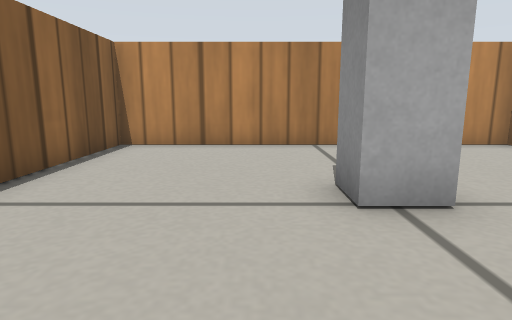
view 1 (above)

16 first-person views from a walk through a world built for the Gazebo simulator. The camera is 0.22 m above the floor, tilts 10° down and sees 75° across. The floor is counted in squares, 0.2 m on a side. Each view is taken from the middle of a square. On the plan, view 1 faces up. The plan holds only what a view shows up to about 13 squares ahead; the rest is blank. Simple patterns stand in for the simulator's built-in surfaces.

view 2
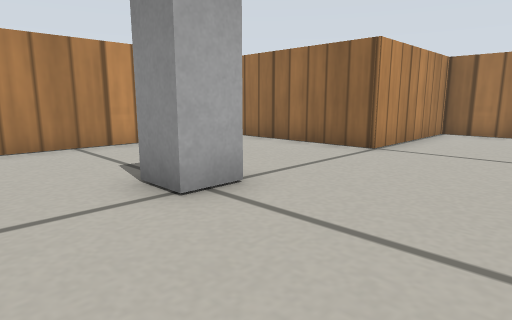

view 3
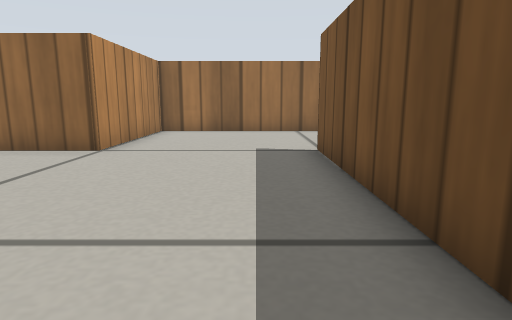

view 4
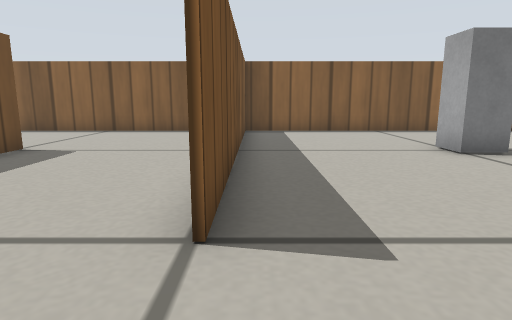

view 5
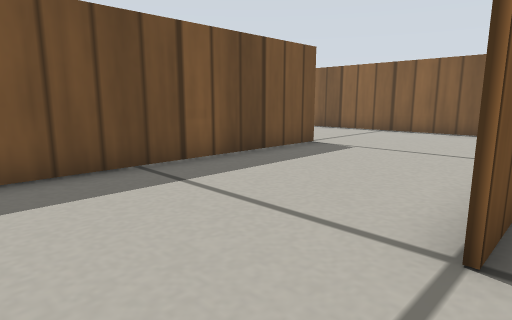

view 6
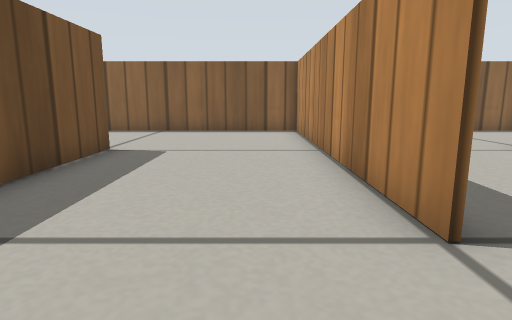

view 7
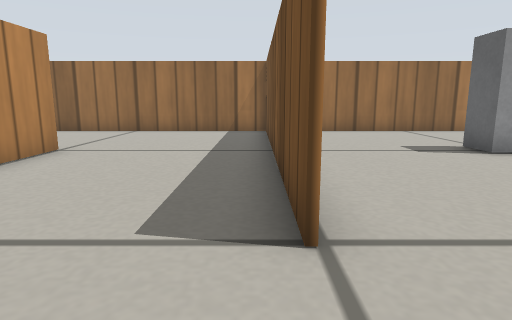

view 8
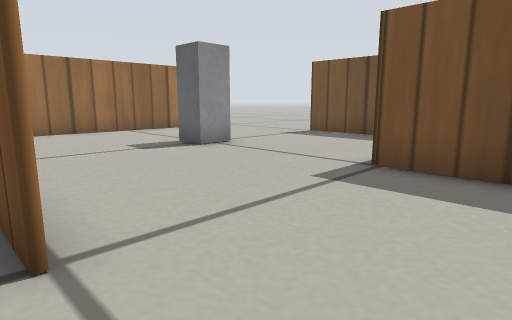

view 9
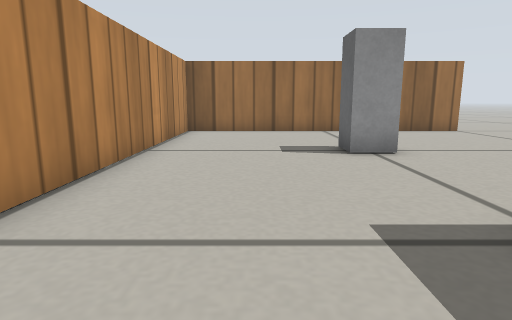

view 10
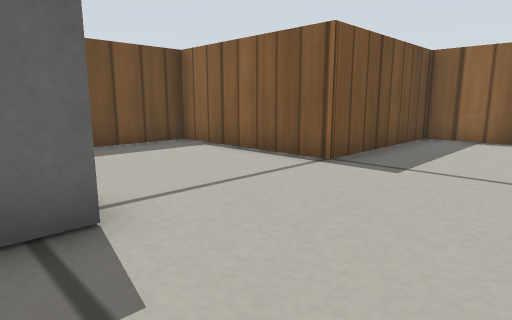

view 11
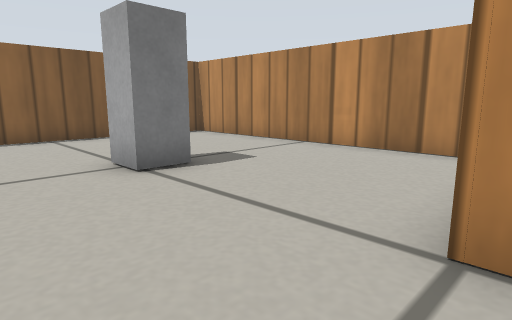

view 12
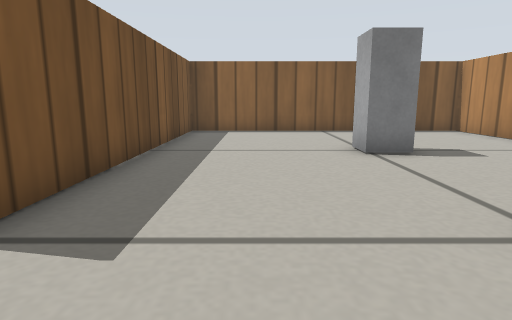

view 13
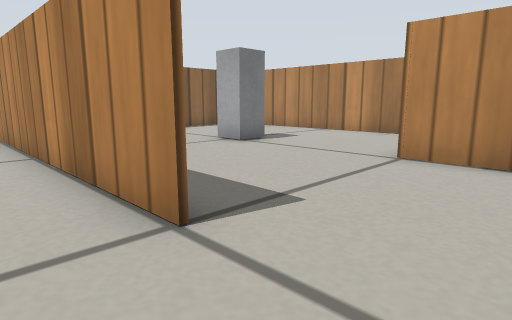

view 14
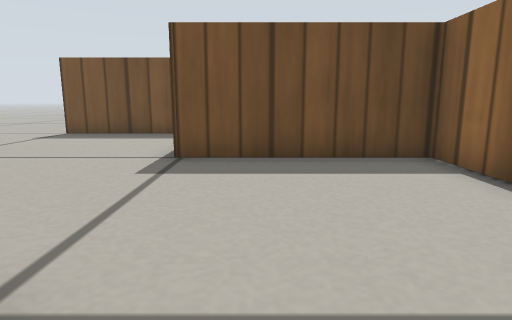

view 15
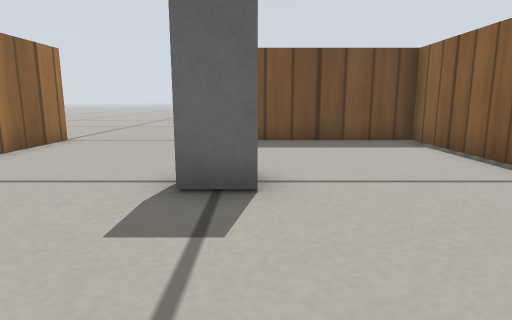

view 16
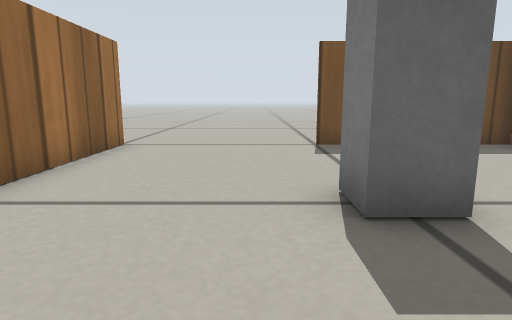

### Floor plan
Points are (right, up) in squares from view 1. A wall is a line through its corners. A room is listed if a view was taken in it or the views show most of it. See-through windows are left out.
Room 1 (views 1, 2, 3, 11, 12)
walls: (-3.5, -1.4) (6.6, -1.4); (11.4, -0.5) (11.4, 3.5) (6.4, 3.5) (6.4, 8.4) (-3.4, 8.4) (-3.4, -1)
ways out: opening at (8.5, -1) to room 2
objects: grey box (1, 3) to (2, 4)
Room 2 (views 4, 5, 6, 7, 8, 13, 14)
walls: (6.6, -1.5) (-3.5, -1.5); (1.2, -6.4) (11.4, -6.4); (-3.4, -1) (-3.4, -6.5); (11.4, -6) (11.4, -0.5)
ways out: opening at (8.5, -1) to room 1; opening at (-0.5, -6) to room 3
Room 3 (views 9, 10, 15, 16)
walls: (11.4, -6.5) (2.1, -6.5); (11.4, -16.5) (11.4, -6); (-3.4, -6.5) (-3.4, -11.4) (1.6, -11.4) (1.6, -16.4) (6.5, -16.4)
ways out: opening at (-0.5, -6) to room 2; opening at (8.5, -16)
objects: grey box (6, -12) to (7, -11)

Positions as (right, up) in squares from view 1, and headings:
1: (0, 0), facing up
2: (-1, 0), facing up-right
3: (-1, 0), facing right
4: (9, -1), facing left
5: (9, -1), facing down-left
6: (9, -3), facing left
7: (-1, -6), facing right
8: (-1, -6), facing down-right
9: (-1, -9), facing right
10: (7, -8), facing down-left
11: (7, 1), facing up-left
12: (9, 1), facing left
13: (9, -3), facing up-left
14: (0, -5), facing down
15: (6, -7), facing down
16: (8, -8), facing down
